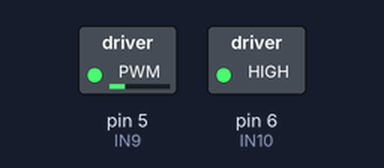
Bench run of a sketch on a simulated Arduino Uno, built with avr-gcc and run on an emulated ATmega328P. Shown: switched loads named in the sketch (green lamp = pin HIGH).

Above: at 0.05 s.
At 2.95 s:
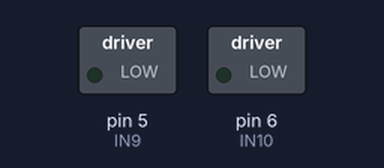
Timing chart, 0 to 6.9 s (numbered marks = the images above):
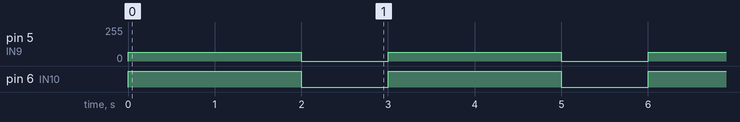

Measured:
- by itself, pin 5 (IN9): alternates 65/255 for 2.0 s and 0/255 for 1.0 s
- by itself, pin 6 (IN10): alternates HIGH for 2.0 s and LOW for 1.0 s

The sketch:

DC_uno.ino
```cpp
// Motor 5 - Băng tải 3
     #define IN9  5
     #define IN10 6

void setup() {
  // put your setup code here, to run once:
      pinMode(IN9, OUTPUT);
      pinMode(IN10,OUTPUT);
}

void loop() {
  // put your main code here, to run repeatedly:
motor_5_Tien(190);    // Băng tải 3
delay(2000);
motor_5_Dung();
delay(1000);
}

void motor_5_Tien(int speed5)
     {analogWrite (IN9,255-speed5);
      digitalWrite(IN10, HIGH);
     }
void motor_5_Dung()
     {digitalWrite(IN9, LOW);
      digitalWrite(IN10,LOW);
     }
```
